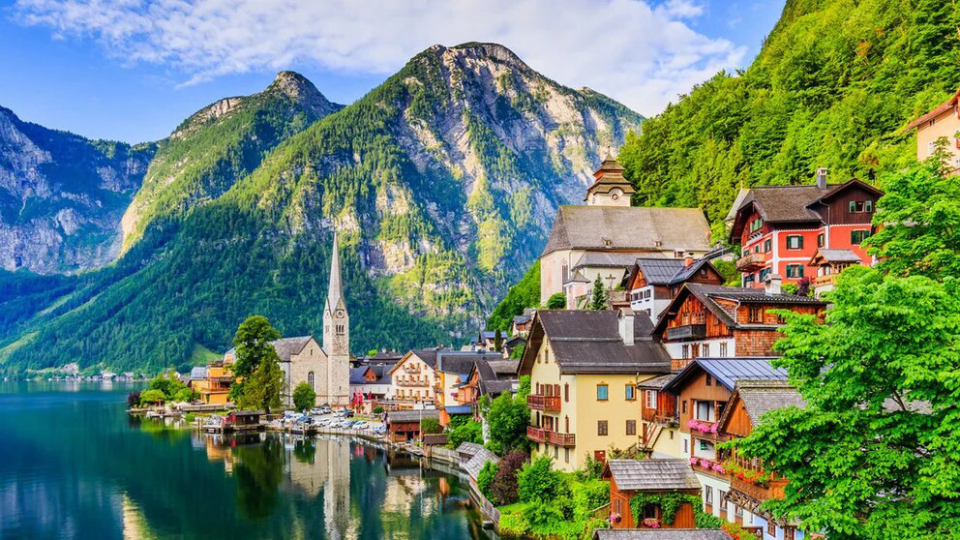
#> input picture unidad1/Actividad_Ev/imagenP.jpg, 1920 x 1080 px (shown at 1/2 size)
$ jupyter execute pan.ipynb
#> lines starting #> are read from the running program, lines starting #| are printed output that depends on the picture; after the words box and inside, x2 and y2 are one past the last pixel; in counts of white or black regions, pixels touching at a corner belong together
Ejercicio 1 – Recorte de imagenP.jpg

[cell 1]
import cv2
import numpy as np
import matplotlib.pyplot as plt

img_bgr = cv2.imread('imagenP.jpg')
#> img_bgr is the input picture: shape (1080, 1920, 3); mean B, G, R 110.3, 130.4, 106.3

img = cv2.cvtColor(img_bgr, cv2.COLOR_BGR2RGB)

plt.figure(figsize=(6,6))
plt.imshow(img)
plt.title('Imagen O')
plt.axis('on')
plt.show()

# AJUSTAMoS ESTOS VALORES A OJO XD
y1, y2 = 450, 740   # f
x1, x2 = 570, 800   # c

recorte = img[y1:y2, x1:x2, :]

# Guardar recorte
recorte_bgr = cv2.cvtColor(recorte, cv2.COLOR_RGB2BGR)
cv2.imwrite('imagenP_recorte.jpg', recorte_bgr)

# Mostrar original y recortada
fig, axs = plt.subplots(1, 2, figsize=(10,5))

axs[0].imshow(img)
axs[0].set_title('Original')
axs[0].axis('on')

axs[1].imshow(recorte)
axs[1].set_title('Recorte')
axs[1].axis('on')

plt.tight_layout()
plt.show()

Ejercicio 2 – Degradado lineal a colores

[cell 2]
import numpy as np
import matplotlib.pyplot as plt

alto = 200
ancho = 500

y = np.linspace(0, 1, alto)
grad_col = y.reshape(alto, 1)

grad = np.repeat(grad_col, ancho, axis=1)

R = (grad * 255)
G = (np.clip(grad * 2 - 0.3, 0, 1) * 255)
B = ((1 - grad) * 255)

imagen_grad = np.dstack([R, G, B]).astype(np.uint8)

plt.figure(figsize=(8,3))
plt.imshow(imagen_grad)
plt.title('Degradado lineal vertical a colores')
plt.axis('off')
plt.show()

plt.imsave('degradado_colores_vertical.png', imagen_grad)

Ejercicio 3 – Tablero de ajedrez (casilla 100×100)

[cell 3]
import numpy as np
import matplotlib.pyplot as plt

lado_casilla = 100
num_casillas = 8  # 8x8
alto = lado_casilla * num_casillas
ancho = alto

tablero = np.zeros((alto, ancho), dtype=np.uint8)  # gris

for i in range(num_casillas):
    for j in range(num_casillas):
        if (i + j) % 2 == 0:
            y1 = i * lado_casilla
            y2 = (i + 1) * lado_casilla
            x1 = j * lado_casilla
            x2 = (j + 1) * lado_casilla
            tablero[y1:y2, x1:x2] = 255

plt.figure(figsize=(5,5))
plt.imshow(tablero, cmap='gray')
plt.title('Tablero de ajedrez 100x100 px por casilla')
plt.axis('on')
plt.show()

# Guardar
plt.imsave('tablero_ajedrez.png', tablero, cmap='gray')
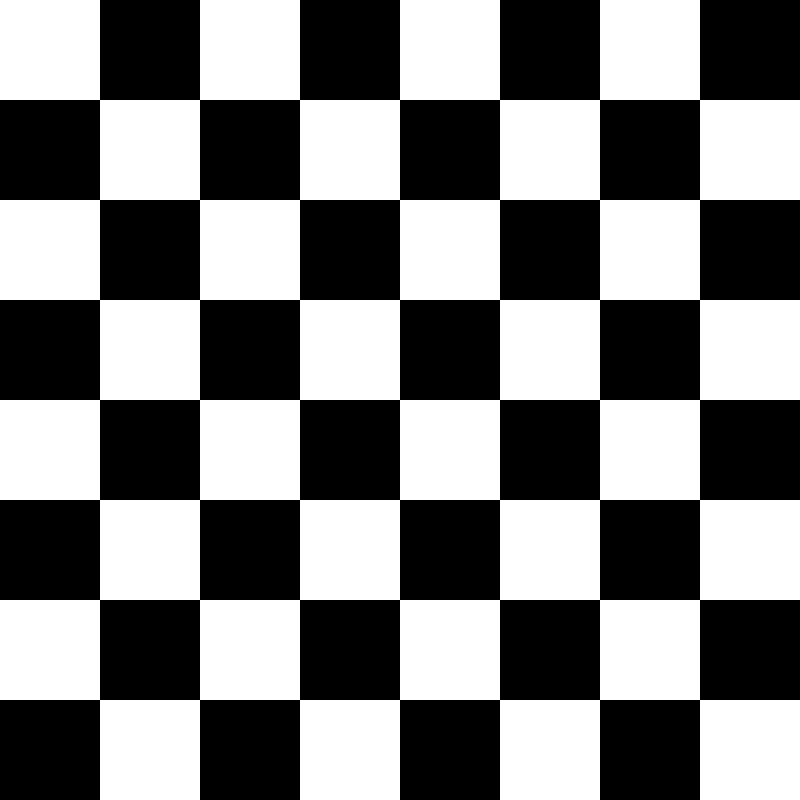
#> saved as tablero_ajedrez.png: shape (800, 800, 3); 50% white; 1 white region, box (x1, y1, x2, y2) and area: (0, 0, 800, 800) 320000

Ejercicio 4 – Posterización, solarización y falso color

[cell 4]
import numpy as np
import matplotlib.pyplot as plt

grad_gray = imagen_grad[:, :, 0]

plt.figure(figsize=(6,2))
plt.imshow(grad_gray, cmap='gray')
plt.title('Degradado original (gris)')
plt.axis('off')
plt.show()

Posterización

[cell 5]
niveles = 4
paso = 256 // niveles

poster = (grad_gray // paso) * paso

plt.figure(figsize=(6,2))
plt.imshow(poster, cmap='gray')
plt.title('Posterización')
plt.axis('off')
plt.show()

plt.imsave('degradado_posterizado.png', poster, cmap='gray')
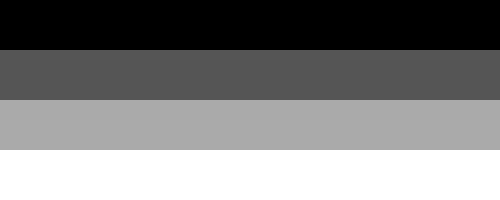
#> saved as degradado_posterizado.png: shape (200, 500, 3); min 0, max 255, mean 127.5

Solarización

[cell 6]
umbral = 128

solar = np.where(grad_gray > umbral, 255 - grad_gray, grad_gray).astype(np.uint8)

plt.figure(figsize=(6,2))
plt.imshow(solar, cmap='gray')
plt.title('Solarización')
plt.axis('off')
plt.show()

plt.imsave('degradado_solarizado.png', solar, cmap='gray')
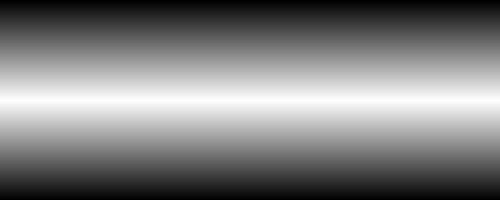
#> saved as degradado_solarizado.png: shape (200, 500, 3); min 0, max 255, mean 126.7

Paletas de falso color

[cell 7]
colormaps = [
    'jet', 'hot', 'cool', 'spring', 'summer', 'autumn', 'winter', 'viridis', 'plasma'
]

for cmap in colormaps:
    plt.figure(figsize=(6,2))
    plt.imshow(grad_gray, cmap=cmap)
    plt.title('Falso color - ' + cmap)
    plt.axis('off')
    plt.show()

    nombre_archivo = f'degradado_falso_color_{cmap}.png'
    plt.imsave(nombre_archivo, grad_gray, cmap=cmap)
#> this loop made 9 passes
#> pass 1, `plt.imsave(nombre_archivo, grad_gray, cmap=cmap)`:
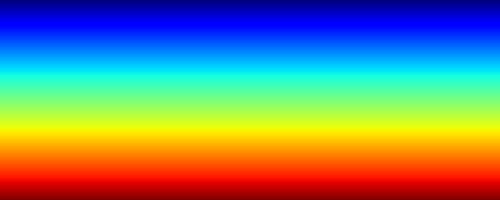
#> saved as degradado_falso_color_jet.png: shape (200, 500, 3); mean R, G, B 118.5, 133, 119

Ejercicio 5 – Degradado lineal aplicado a imagen1.jpg

[cell 8]
import cv2
import numpy as np
import matplotlib.pyplot as plt

img1_bgr = cv2.imread('imagen1.jpg')
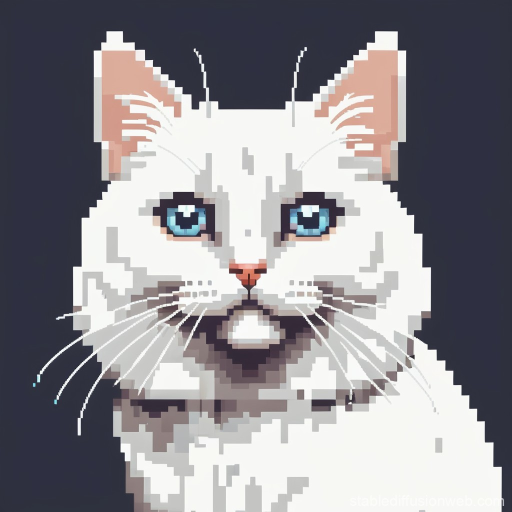
#> input picture unidad3/imagen1.jpg, 1024 x 1024 px, found by its file name (shown at 1/2 size)
#> img1_bgr is the input picture: shape (1024, 1024, 3); mean B, G, R 143.9, 138.5, 140.5
img1 = cv2.cvtColor(img1_bgr, cv2.COLOR_BGR2RGB)

alto, ancho, _ = img1.shape
#> alto = 1024; ancho = 1024

x = np.linspace(0.3, 1.0, ancho)
#> x = 1024 values from 0.3 to 1
grad = np.ones((alto, 1)) * x
grad_rgb = np.dstack([grad, grad, grad])

img1_float = img1.astype(np.float32) / 255.0
aplicada = img1_float * grad_rgb
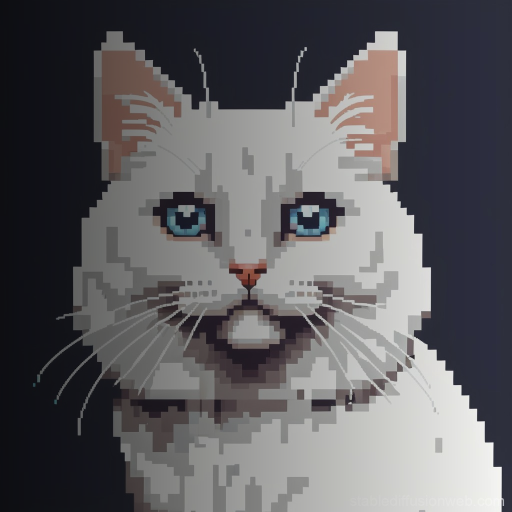
#> aplicada: shape (1024, 1024, 3) float64 (shown at 1/2 size); mean R, G, B 0.368, 0.363, 0.376
aplicada = np.clip(aplicada, 0, 1)
aplicada8 = (aplicada * 255).astype(np.uint8)

fig, axs = plt.subplots(1, 2, figsize=(10,5))

axs[0].imshow(img1)
axs[0].set_title('Original')
axs[0].axis('off')

axs[1].imshow(aplicada8)
axs[1].set_title('Con degradado lineal')
axs[1].axis('off')

plt.tight_layout()
plt.show()

# Guardar
aplicada_bgr = cv2.cvtColor(aplicada8, cv2.COLOR_RGB2BGR)
cv2.imwrite('imagen1_degradado.jpg', aplicada_bgr)
#> Out = True

Ejercicio 6 – Imagen con cuadrados + filtro Bayer (todas las combinaciones)

1) Imagen original con solo cuadrados

[cell 9]
import numpy as np
import matplotlib.pyplot as plt

alto = 400
ancho = 400
img = np.zeros((alto, ancho, 3), dtype=np.uint8)

lado = 100
colores = [
    [255, 0, 0],   # rojo
    [0, 255, 0],   # verde
    [0, 0, 255],   # azul
    [255, 255, 0], # amarillo
]

idx_color = 0
for i in range(0, alto, lado):
    for j in range(0, ancho, lado):
        color = colores[idx_color % len(colores)]
        img[i:i+lado, j:j+lado, :] = color
        idx_color += 1

plt.figure(figsize=(4,4))
plt.imshow(img)
plt.title('Imagen original con cuadrados')
plt.axis('off')
plt.show()
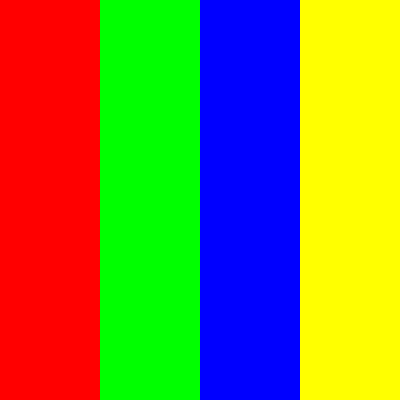
#> shown: shape (400, 400, 3); mean R, G, B 127.5, 127.5, 63.8

# Guardar
plt.imsave('cuadrados_original.png', img)

2) Función para aplicar mosaico Bayer (1 canal y color)

[cell 10]
def mosaico_bayer(img_rgb, patron='RGGB'):
    h, w, _ = img_rgb.shape
    bayerrg = np.zeros((h, w), dtype=np.uint8)
    bayercolor = np.zeros((h, w, 3), dtype=np.uint8)

    for i in range(h):
        for j in range(w):

            ip = i % 2
            jp = j % 2


            if patron == 'RGGB':
                # R G
                # G B
                if ip == 0 and jp == 0:   # R
                    val = img_rgb[i, j, 0]
                    canal = 0
                elif ip == 0 and jp == 1: # G
                    val = img_rgb[i, j, 1]
                    canal = 1
                elif ip == 1 and jp == 0: # G
                    val = img_rgb[i, j, 1]
                    canal = 1
                else:                     # B
                    val = img_rgb[i, j, 2]
                    canal = 2

            elif patron == 'BGGR':
                # B G
                # G R
                if ip == 0 and jp == 0:   # B
                    val = img_rgb[i, j, 2]
                    canal = 2
                elif ip == 0 and jp == 1: # G
                    val = img_rgb[i, j, 1]
                    canal = 1
                elif ip == 1 and jp == 0: # G
                    val = img_rgb[i, j, 1]
                    canal = 1
                else:                     # R
                    val = img_rgb[i, j, 0]
                    canal = 0

            elif patron == 'GRBG':
                # G R
                # B G
                if ip == 0 and jp == 0:   # G
                    val = img_rgb[i, j, 1]
                    canal = 1
                elif ip == 0 and jp == 1: # R
                    val = img_rgb[i, j, 0]
                    canal = 0
                elif ip == 1 and jp == 0: # B
                    val = img_rgb[i, j, 2]
                    canal = 2
                else:                     # G
                    val = img_rgb[i, j, 1]
                    canal = 1

            elif patron == 'GBRG':
                # G B
                # R G
                if ip == 0 and jp == 0:   # G
                    val = img_rgb[i, j, 1]
                    canal = 1
                elif ip == 0 and jp == 1: # B
                    val = img_rgb[i, j, 2]
                    canal = 2
                elif ip == 1 and jp == 0: # R
                    val = img_rgb[i, j, 0]
                    canal = 0
                else:                     # G
                    val = img_rgb[i, j, 1]
                    canal = 1

            bayerrg[i, j] = val
            bayercolor[i, j, canal] = val

    return bayerrg, bayercolor

3) Aplicar los 4 patrones y mostrar/guardar

[cell 11]
patrones = ['RGGB', 'BGGR', 'GRBG', 'GBRG']

for patron in patrones:
    bayerrg, bayercolor = mosaico_bayer(img, patron=patron)

    plt.figure(figsize=(8,4))
    plt.suptitle('Filtro Bayer - Patrón ' + patron)

    plt.subplot(1,2,1)
    plt.title('Mosaico Bayer gris')
    plt.imshow(bayerrg, cmap='gray')
    plt.axis('off')

    plt.subplot(1,2,2)
    plt.title('Mosaico Bayer color real')
    plt.imshow(bayercolor)
    plt.axis('off')

    plt.tight_layout()
    plt.show()

    # Guardar resultados
    nombre_gris = f'cuadrados_bayer_{patron}_gris.png'
    nombre_color = f'cuadrados_bayer_{patron}_color.png'

    plt.imsave(nombre_gris, bayerrg, cmap='gray')
    plt.imsave(nombre_color, bayercolor)
#> this loop made 4 passes
#> pass 1, `plt.show()`:
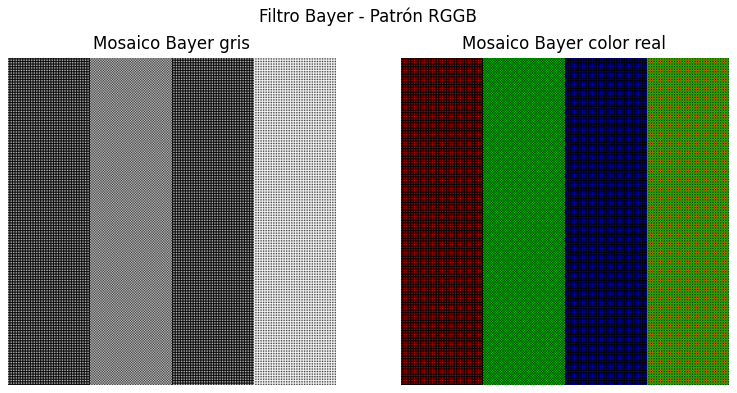
#> figure drawn by matplotlib, 2 panels
#> pass 1, `plt.imsave(nombre_gris, bayerrg, cmap='gray')`:
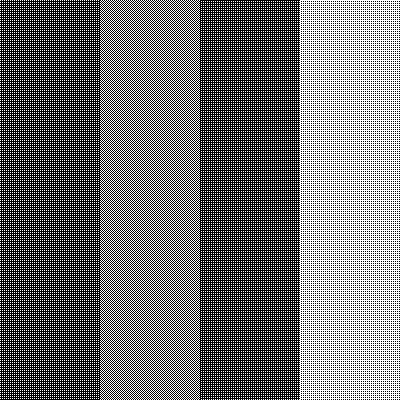
#> saved as cuadrados_bayer_RGGB_gris.png: shape (400, 400, 3); 43.8% white in thin lines or dots
#> pass 2, `plt.imsave(nombre_color, bayercolor)`:
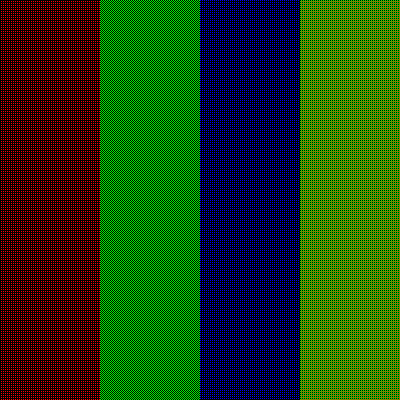
#> saved as cuadrados_bayer_BGGR_color.png: shape (400, 400, 3); mean R, G, B 31.9, 63.8, 15.9
